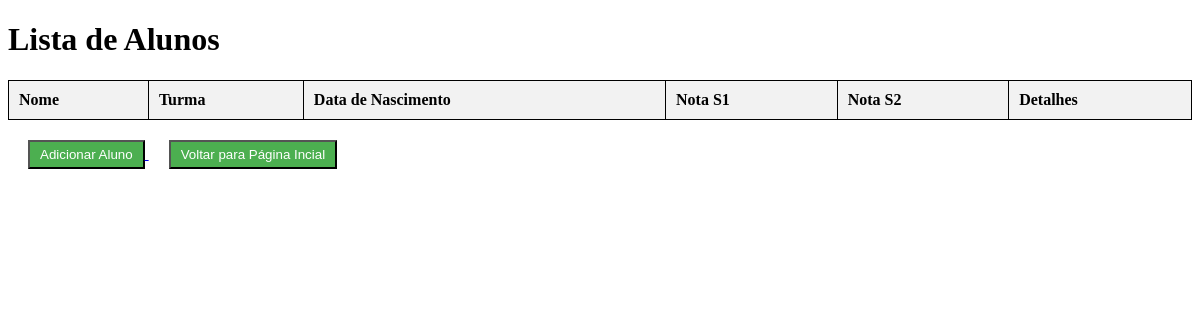
Before: /alunos with the older database file.
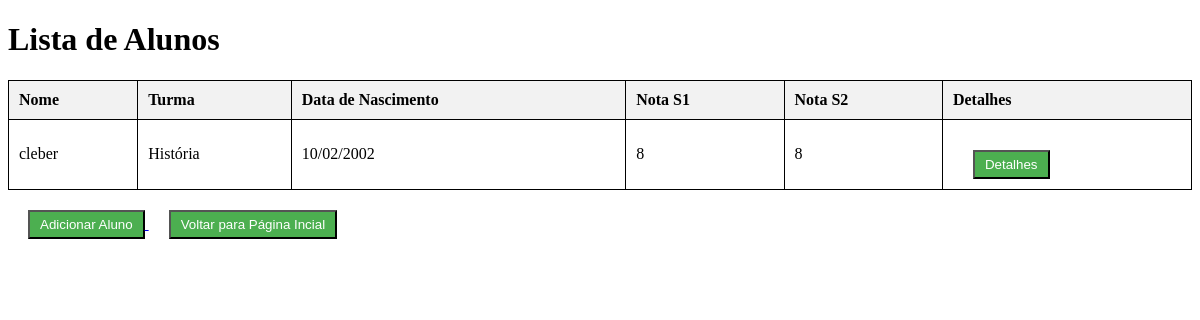
After: the same page with the newer database file.
### model/model_alunos.py (models this page shows, shortened)
class Aluno(db.Model):
    id = db.Column(db.Integer, primary_key=True)
    nome = db.Column(db.String(80))
    turma_id = db.Column(db.Integer, db.ForeignKey('turmas.id', ondelete="SET NULL"), nullable=True)
    turma = db.relationship('Turma', backref='alunos')
    dataNasc = db.Column(db.Date)
    nota_S1 = db.Column(db.Float)
    nota_S2 = db.Column(db.Float)
    media_F = db.Column(db.Float)
    def to_dict(self):
        return {
            "id": self.id,
            "nome": self.nome,
            "turma": self.turma.descricao if self.turma is not None else "Sem Turma",
            "dataNasc": self.dataNasc,
            "nota_S1": self.nota_S1,
            "nota_S2": self.nota_S2,
            "media_F": self.media_F,
        }

### model/model_turma.py (models this page shows, shortened)
class Turma(db.Model):
    __tablename__ = 'turmas'
    id = db.Column(db.Integer, primary_key=True)
    descricao = db.Column(db.String(80))
    ativo = db.Column(db.String, default="sim", nullable=False)
    prof_id = db.Column(db.Integer, db.ForeignKey('professores.id', ondelete="SET NULL"), nullable=True)
    professor = db.relationship('Professor', backref='turmas')

### routes/alunos_routes.py (the view)
@alunos_blueprint.route('/alunos', methods=['GET'])
def get_alunos():
    alunos = listar_alunos()
    return render_template("alunos.html", alunos=alunos)

### model/model_alunos.py (called while the page is built)
def listar_alunos():
    alunos = Aluno.query.all()
    return [aluno.to_dict() for aluno in alunos]

### templates/alunos.html (shortened to what this page needs)
<!DOCTYPE html>
<html lang="pt-BR">
<head>
</head>
<body>
    <h1>Lista de Alunos</h1>
    <table>
        <thead>
            <tr>
                <th>Nome</th>
                <th>Turma</th>
                <th>Data de Nascimento</th>
                <th>Nota S1</th>
                <th>Nota S2</th>
                <th>Detalhes</th>
            </tr>
        </thead>
        <tbody>
            {% for aluno in alunos %}
            <tr>
                <td>{{ aluno.nome }}</td>
                <td>{{ aluno.turma }}</td>
                <td>{{ aluno.dataNasc.strftime('%d/%m/%Y') }}</td>
                <td>{{ aluno.nota_S1 }}</td>
                <td>{{ aluno.nota_S2 }}</td>
                <td>
                    <a href="{{ url_for('alunos.get_alunoPorId', id_aluno=aluno.id) }}">
                        <button>Detalhes</button>
                    </a>
                </td>
            </tr>
            {% endfor %}
        </tbody>
    </table>
    <div>
        <a href="{{ url_for('alunos.adicionar_aluno_page',) }}">
            <button>Adicionar Aluno</button>
        </a>
        <a href="{{ url_for('/.pagina_inicial',) }}">
            <button>Voltar para Página Incial</button>
        </a>
    </div>
</body>
</html>

Changed rows visible on the page:
added Aluno: nome "cleber", dataNasc "10/02/2002"
added Turma: turma "História"
Other visible differences:
new list line: "8 8 Detalhes"
